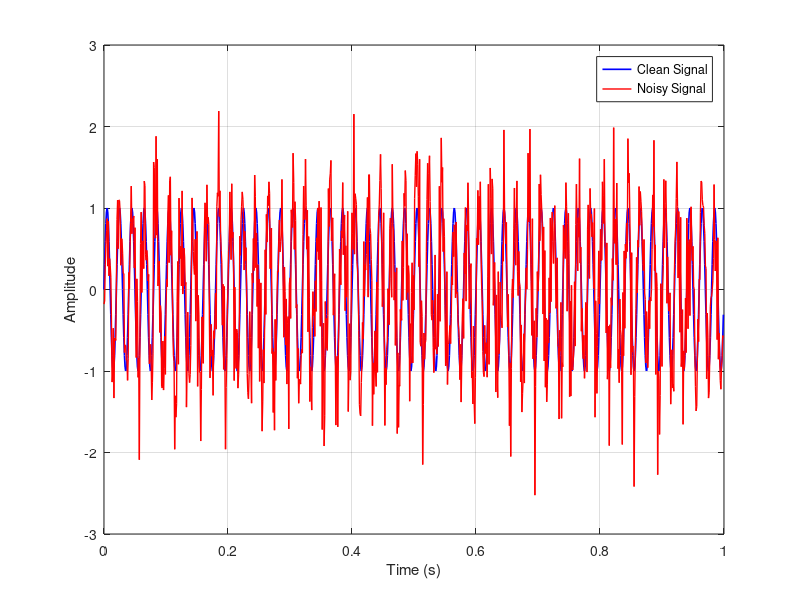

The MATLAB source for this figure:
% Script fo Signal Processing Basics
% Sine wave with Gaussian Noise 

% Parameters 
Fs = 1000;         % Sampling rate(Hz)
T = 1;             % Duration(s)
f = 50;            % Frequency of sine wave(Hz)
t = 0:1/Fs:T-1/Fs; % Time vector

% Clean signal
clean_sine_wave = sin(2*pi*f*t);

% Noisy signal 
% Add Gaussian Noise (mean = 0, std = 0.5)
noisy_sine_wave = clean_sine_wave + 0.5*randn(size(t));

% Plotting both signals 
figure; 
plot(t, clean_sine_wave, 'b','LineWidth', 1.2); 
hold on;
plot(t, noisy_sine_wave, 'r', 'LineWidth', 1);
title = ('50 Hz sine wave with Gaussian Noise');
xlabel('Time (s)');
ylabel('Amplitude');
legend ('Clean Signal', 'Noisy Signal');
grid on;